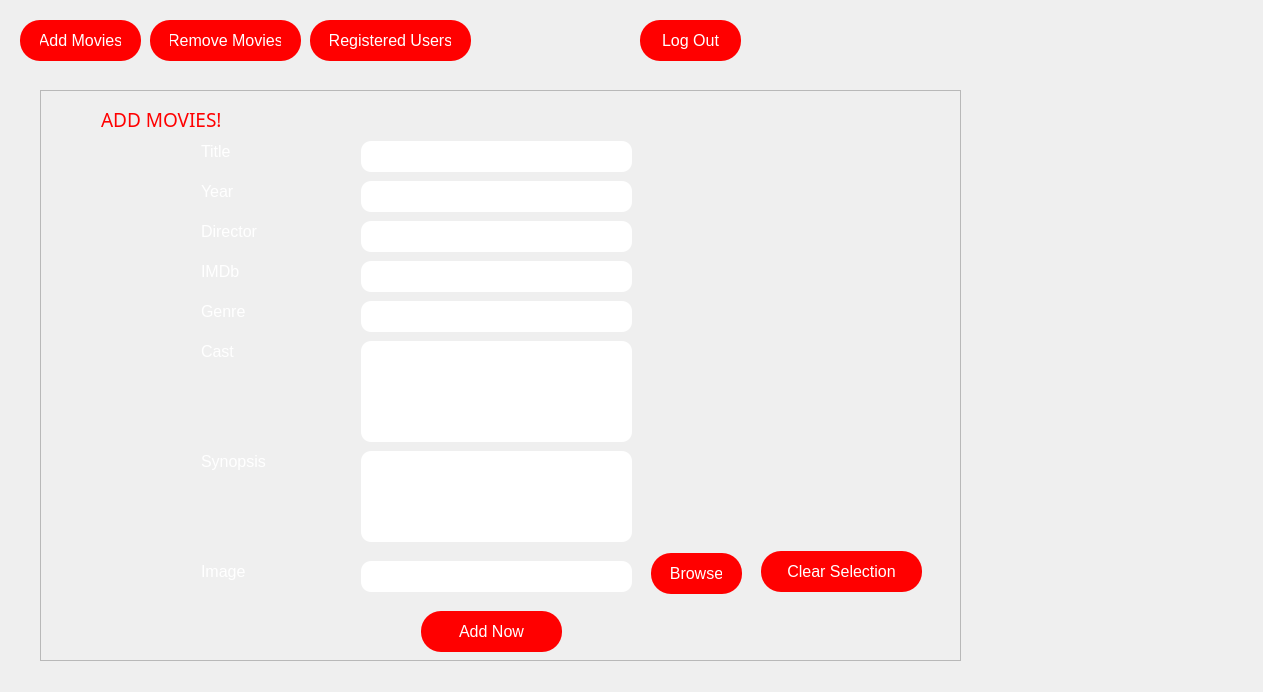
<?xml version="1.0" encoding="UTF-8"?>
<ui version="4.0">
 <class>AdminWin</class>
 <widget class="QMainWindow" name="AdminWin">
  <property name="geometry">
   <rect>
    <x>0</x>
    <y>0</y>
    <width>1263</width>
    <height>692</height>
   </rect>
  </property>
  <property name="windowTitle">
   <string>AdminWin</string>
  </property>
  <property name="styleSheet">
   <string notr="true">
	background-image: url(:/adminbackground.jpg);



</string>
  </property>
  <widget class="QWidget" name="centralWidget">
   <property name="styleSheet">
    <string notr="true"/>
   </property>
   <widget class="QStackedWidget" name="stackedWidget">
    <property name="geometry">
     <rect>
      <x>-10</x>
      <y>0</y>
      <width>981</width>
      <height>681</height>
     </rect>
    </property>
    <property name="styleSheet">
     <string notr="true"/>
    </property>
    <widget class="QWidget" name="addMovie">
     <widget class="QScrollArea" name="scrollArea">
      <property name="geometry">
       <rect>
        <x>50</x>
        <y>90</y>
        <width>921</width>
        <height>571</height>
       </rect>
      </property>
      <property name="styleSheet">
       <string notr="true"/>
      </property>
      <property name="widgetResizable">
       <bool>true</bool>
      </property>
      <widget class="QWidget" name="scrollAreaWidgetContents">
       <property name="geometry">
        <rect>
         <x>0</x>
         <y>0</y>
         <width>919</width>
         <height>569</height>
        </rect>
       </property>
       <widget class="QLabel" name="title_2">
        <property name="geometry">
         <rect>
          <x>160</x>
          <y>50</y>
          <width>111</width>
          <height>21</height>
         </rect>
        </property>
        <property name="font">
         <font>
          <pointsize>12</pointsize>
         </font>
        </property>
        <property name="styleSheet">
         <string notr="true">color:white;
</string>
        </property>
        <property name="text">
         <string>Title</string>
        </property>
       </widget>
       <widget class="QLabel" name="year_2">
        <property name="geometry">
         <rect>
          <x>160</x>
          <y>90</y>
          <width>111</width>
          <height>21</height>
         </rect>
        </property>
        <property name="font">
         <font>
          <pointsize>12</pointsize>
         </font>
        </property>
        <property name="styleSheet">
         <string notr="true">color:white;
</string>
        </property>
        <property name="text">
         <string>Year</string>
        </property>
       </widget>
       <widget class="QLabel" name="director_2">
        <property name="geometry">
         <rect>
          <x>160</x>
          <y>130</y>
          <width>111</width>
          <height>21</height>
         </rect>
        </property>
        <property name="font">
         <font>
          <pointsize>12</pointsize>
         </font>
        </property>
        <property name="styleSheet">
         <string notr="true">color:white;
</string>
        </property>
        <property name="text">
         <string>Director</string>
        </property>
       </widget>
       <widget class="QLabel" name="imdb_2">
        <property name="geometry">
         <rect>
          <x>160</x>
          <y>170</y>
          <width>111</width>
          <height>21</height>
         </rect>
        </property>
        <property name="font">
         <font>
          <pointsize>12</pointsize>
         </font>
        </property>
        <property name="styleSheet">
         <string notr="true">color:white;
</string>
        </property>
        <property name="text">
         <string>IMDb</string>
        </property>
       </widget>
       <widget class="QLabel" name="genre_2">
        <property name="geometry">
         <rect>
          <x>160</x>
          <y>210</y>
          <width>111</width>
          <height>21</height>
         </rect>
        </property>
        <property name="font">
         <font>
          <pointsize>12</pointsize>
         </font>
        </property>
        <property name="styleSheet">
         <string notr="true">color:white;
</string>
        </property>
        <property name="text">
         <string>Genre</string>
        </property>
       </widget>
       <widget class="QLineEdit" name="imdb">
        <property name="geometry">
         <rect>
          <x>320</x>
          <y>170</y>
          <width>271</width>
          <height>31</height>
         </rect>
        </property>
        <property name="styleSheet">
         <string notr="true">background:white;
color:black;
border-radius:10;</string>
        </property>
       </widget>
       <widget class="QLineEdit" name="director">
        <property name="geometry">
         <rect>
          <x>320</x>
          <y>130</y>
          <width>271</width>
          <height>31</height>
         </rect>
        </property>
        <property name="styleSheet">
         <string notr="true">background:white;
color:black;
border-radius:10;</string>
        </property>
       </widget>
       <widget class="QLineEdit" name="year">
        <property name="geometry">
         <rect>
          <x>320</x>
          <y>90</y>
          <width>271</width>
          <height>31</height>
         </rect>
        </property>
        <property name="styleSheet">
         <string notr="true">background:white;
color:black;
border-radius:10;</string>
        </property>
       </widget>
       <widget class="QLineEdit" name="title">
        <property name="geometry">
         <rect>
          <x>320</x>
          <y>50</y>
          <width>271</width>
          <height>31</height>
         </rect>
        </property>
        <property name="styleSheet">
         <string notr="true">background:white;
color:black;
border-radius:10;</string>
        </property>
       </widget>
       <widget class="QLineEdit" name="genre">
        <property name="geometry">
         <rect>
          <x>320</x>
          <y>210</y>
          <width>271</width>
          <height>31</height>
         </rect>
        </property>
        <property name="styleSheet">
         <string notr="true">background:white;
color:black;
border-radius:10;</string>
        </property>
       </widget>
       <widget class="QTextEdit" name="cast">
        <property name="geometry">
         <rect>
          <x>320</x>
          <y>250</y>
          <width>271</width>
          <height>101</height>
         </rect>
        </property>
        <property name="styleSheet">
         <string notr="true">background:white;
color:black;
border-radius:10;</string>
        </property>
       </widget>
       <widget class="QLabel" name="cast_2">
        <property name="geometry">
         <rect>
          <x>160</x>
          <y>250</y>
          <width>111</width>
          <height>21</height>
         </rect>
        </property>
        <property name="font">
         <font>
          <pointsize>12</pointsize>
         </font>
        </property>
        <property name="styleSheet">
         <string notr="true">color:white;
</string>
        </property>
        <property name="text">
         <string>Cast</string>
        </property>
       </widget>
       <widget class="QPushButton" name="add">
        <property name="geometry">
         <rect>
          <x>380</x>
          <y>520</y>
          <width>141</width>
          <height>41</height>
         </rect>
        </property>
        <property name="font">
         <font>
          <pointsize>12</pointsize>
         </font>
        </property>
        <property name="styleSheet">
         <string notr="true">
	color: rgb(170, 0, 0);
padding-left:20px;
padding-right:20px;
border-radius:20px;
background:rgb(255, 0, 0);
color:rgb(255, 255, 255);
</string>
        </property>
        <property name="text">
         <string>Add Now</string>
        </property>
       </widget>
       <widget class="QLabel" name="image_2">
        <property name="geometry">
         <rect>
          <x>160</x>
          <y>470</y>
          <width>111</width>
          <height>21</height>
         </rect>
        </property>
        <property name="font">
         <font>
          <pointsize>12</pointsize>
         </font>
        </property>
        <property name="styleSheet">
         <string notr="true">color:white;
</string>
        </property>
        <property name="text">
         <string>Image</string>
        </property>
       </widget>
       <widget class="QLineEdit" name="image">
        <property name="geometry">
         <rect>
          <x>320</x>
          <y>470</y>
          <width>271</width>
          <height>31</height>
         </rect>
        </property>
        <property name="styleSheet">
         <string notr="true">background:white;
color:black;
border-radius:10;</string>
        </property>
       </widget>
       <widget class="QLabel" name="synopsis_2">
        <property name="geometry">
         <rect>
          <x>160</x>
          <y>360</y>
          <width>111</width>
          <height>21</height>
         </rect>
        </property>
        <property name="font">
         <font>
          <pointsize>12</pointsize>
         </font>
        </property>
        <property name="styleSheet">
         <string notr="true">color:white;
</string>
        </property>
        <property name="text">
         <string>Synopsis</string>
        </property>
       </widget>
       <widget class="QTextEdit" name="synopsis">
        <property name="geometry">
         <rect>
          <x>320</x>
          <y>360</y>
          <width>271</width>
          <height>91</height>
         </rect>
        </property>
        <property name="styleSheet">
         <string notr="true">background:white;
color:black;
border-radius:10;</string>
        </property>
       </widget>
       <widget class="QLabel" name="label">
        <property name="geometry">
         <rect>
          <x>60</x>
          <y>20</y>
          <width>131</width>
          <height>16</height>
         </rect>
        </property>
        <property name="font">
         <font>
          <family>MV Boli</family>
          <pointsize>14</pointsize>
         </font>
        </property>
        <property name="styleSheet">
         <string notr="true">color:red;</string>
        </property>
        <property name="text">
         <string>ADD MOVIES!</string>
        </property>
       </widget>
       <widget class="QLabel" name="piclabel">
        <property name="geometry">
         <rect>
          <x>650</x>
          <y>150</y>
          <width>191</width>
          <height>201</height>
         </rect>
        </property>
        <property name="styleSheet">
         <string notr="true">color:white;</string>
        </property>
        <property name="text">
         <string/>
        </property>
       </widget>
       <widget class="QPushButton" name="browse">
        <property name="geometry">
         <rect>
          <x>610</x>
          <y>462</y>
          <width>91</width>
          <height>41</height>
         </rect>
        </property>
        <property name="font">
         <font>
          <pointsize>12</pointsize>
         </font>
        </property>
        <property name="styleSheet">
         <string notr="true">
	color: rgb(170, 0, 0);
padding-left:20px;
padding-right:20px;
border-radius:20px;
background:rgb(255, 0, 0);
color:rgb(255, 255, 255);
</string>
        </property>
        <property name="text">
         <string>Browse</string>
        </property>
       </widget>
       <widget class="QPushButton" name="clear">
        <property name="geometry">
         <rect>
          <x>720</x>
          <y>460</y>
          <width>161</width>
          <height>41</height>
         </rect>
        </property>
        <property name="font">
         <font>
          <pointsize>12</pointsize>
         </font>
        </property>
        <property name="styleSheet">
         <string notr="true">
	color: rgb(170, 0, 0);
padding-left:20px;
padding-right:20px;
border-radius:20px;
background:rgb(255, 0, 0);
color:rgb(255, 255, 255);
</string>
        </property>
        <property name="text">
         <string>Clear Selection</string>
        </property>
       </widget>
      </widget>
     </widget>
    </widget>
    <widget class="QWidget" name="removeMovie">
     <widget class="QScrollArea" name="scrollArea_2">
      <property name="geometry">
       <rect>
        <x>50</x>
        <y>90</y>
        <width>851</width>
        <height>551</height>
       </rect>
      </property>
      <property name="styleSheet">
       <string notr="true"/>
      </property>
      <property name="widgetResizable">
       <bool>true</bool>
      </property>
      <widget class="QWidget" name="scrollAreaWidgetContents_2">
       <property name="geometry">
        <rect>
         <x>0</x>
         <y>0</y>
         <width>849</width>
         <height>549</height>
        </rect>
       </property>
       <widget class="QLabel" name="title_3">
        <property name="geometry">
         <rect>
          <x>180</x>
          <y>200</y>
          <width>111</width>
          <height>21</height>
         </rect>
        </property>
        <property name="font">
         <font>
          <pointsize>12</pointsize>
         </font>
        </property>
        <property name="styleSheet">
         <string notr="true">color:white;
</string>
        </property>
        <property name="text">
         <string>Title</string>
        </property>
       </widget>
       <widget class="QLineEdit" name="title_4">
        <property name="geometry">
         <rect>
          <x>340</x>
          <y>200</y>
          <width>271</width>
          <height>31</height>
         </rect>
        </property>
        <property name="styleSheet">
         <string notr="true">background:white;
color:black;
border-radius:10;</string>
        </property>
       </widget>
       <widget class="QPushButton" name="pushButton_6">
        <property name="geometry">
         <rect>
          <x>400</x>
          <y>280</y>
          <width>141</width>
          <height>41</height>
         </rect>
        </property>
        <property name="font">
         <font>
          <pointsize>12</pointsize>
         </font>
        </property>
        <property name="styleSheet">
         <string notr="true">
	color: rgb(170, 0, 0);
padding-left:20px;
padding-right:20px;
border-radius:20px;
background:rgb(255, 0, 0);
color:rgb(255, 255, 255);
</string>
        </property>
        <property name="text">
         <string>Remove Now</string>
        </property>
       </widget>
       <widget class="QLabel" name="label_2">
        <property name="geometry">
         <rect>
          <x>60</x>
          <y>20</y>
          <width>191</width>
          <height>16</height>
         </rect>
        </property>
        <property name="font">
         <font>
          <family>MV Boli</family>
          <pointsize>14</pointsize>
         </font>
        </property>
        <property name="styleSheet">
         <string notr="true">color:red;</string>
        </property>
        <property name="text">
         <string>REMOVE MOVIE!</string>
        </property>
       </widget>
      </widget>
     </widget>
    </widget>
    <widget class="QWidget" name="usersList">
     <widget class="QScrollArea" name="scrollArea_3">
      <property name="geometry">
       <rect>
        <x>60</x>
        <y>90</y>
        <width>851</width>
        <height>551</height>
       </rect>
      </property>
      <property name="autoFillBackground">
       <bool>true</bool>
      </property>
      <property name="styleSheet">
       <string notr="true"/>
      </property>
      <property name="widgetResizable">
       <bool>true</bool>
      </property>
      <widget class="QWidget" name="scrollAreaWidgetContents_3">
       <property name="geometry">
        <rect>
         <x>0</x>
         <y>0</y>
         <width>849</width>
         <height>549</height>
        </rect>
       </property>
       <widget class="QLabel" name="label_3">
        <property name="geometry">
         <rect>
          <x>60</x>
          <y>20</y>
          <width>191</width>
          <height>16</height>
         </rect>
        </property>
        <property name="font">
         <font>
          <family>MV Boli</family>
          <pointsize>14</pointsize>
         </font>
        </property>
        <property name="styleSheet">
         <string notr="true">color:red;</string>
        </property>
        <property name="text">
         <string>USER'S LIST:</string>
        </property>
       </widget>
       <widget class="QTableView" name="tableView">
        <property name="geometry">
         <rect>
          <x>50</x>
          <y>90</y>
          <width>611</width>
          <height>261</height>
         </rect>
        </property>
       </widget>
      </widget>
     </widget>
    </widget>
   </widget>
   <widget class="QPushButton" name="pushButton">
    <property name="geometry">
     <rect>
      <x>20</x>
      <y>20</y>
      <width>121</width>
      <height>41</height>
     </rect>
    </property>
    <property name="font">
     <font>
      <pointsize>12</pointsize>
     </font>
    </property>
    <property name="styleSheet">
     <string notr="true">
	color: rgb(170, 0, 0);
padding-left:20px;
padding-right:20px;
border-radius:20px;
background:rgb(255, 0, 0);
color:rgb(255, 255, 255);
</string>
    </property>
    <property name="text">
     <string>Add Movies</string>
    </property>
   </widget>
   <widget class="QPushButton" name="pushButton_2">
    <property name="geometry">
     <rect>
      <x>150</x>
      <y>20</y>
      <width>151</width>
      <height>41</height>
     </rect>
    </property>
    <property name="font">
     <font>
      <pointsize>12</pointsize>
     </font>
    </property>
    <property name="styleSheet">
     <string notr="true">
	color: rgb(170, 0, 0);
padding-left:20px;
padding-right:20px;
border-radius:20px;
background:rgb(255, 0, 0);
color:rgb(255, 255, 255);
</string>
    </property>
    <property name="text">
     <string>Remove Movies</string>
    </property>
   </widget>
   <widget class="QPushButton" name="pushButton_3">
    <property name="geometry">
     <rect>
      <x>310</x>
      <y>20</y>
      <width>161</width>
      <height>41</height>
     </rect>
    </property>
    <property name="font">
     <font>
      <pointsize>12</pointsize>
     </font>
    </property>
    <property name="styleSheet">
     <string notr="true">
	color: rgb(170, 0, 0);
padding-left:20px;
padding-right:20px;
border-radius:20px;
background:rgb(255, 0, 0);
color:rgb(255, 255, 255);
</string>
    </property>
    <property name="text">
     <string>Registered Users</string>
    </property>
   </widget>
   <widget class="QPushButton" name="pushButton_4">
    <property name="geometry">
     <rect>
      <x>640</x>
      <y>20</y>
      <width>101</width>
      <height>41</height>
     </rect>
    </property>
    <property name="font">
     <font>
      <pointsize>12</pointsize>
     </font>
    </property>
    <property name="styleSheet">
     <string notr="true">
	color: rgb(170, 0, 0);
padding-left:20px;
padding-right:20px;
border-radius:20px;
background:rgb(255, 0, 0);
color:rgb(255, 255, 255);
</string>
    </property>
    <property name="text">
     <string>Log Out</string>
    </property>
   </widget>
  </widget>
 </widget>
 <layoutdefault spacing="6" margin="11"/>
 <resources/>
 <connections/>
</ui>
